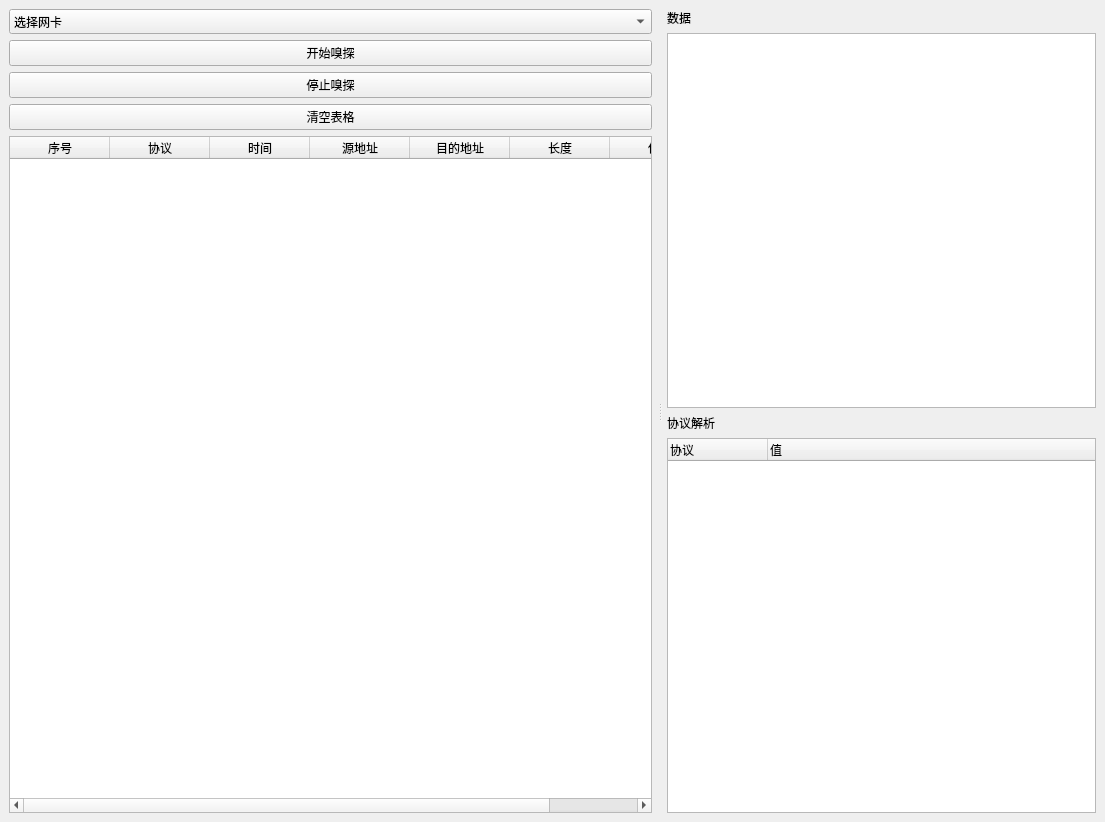
<?xml version="1.0" encoding="UTF-8"?>
<ui version="4.0">
 <class>MainWindow</class>
 <widget class="QMainWindow" name="MainWindow">
  <property name="geometry">
   <rect>
    <x>0</x>
    <y>0</y>
    <width>1105</width>
    <height>822</height>
   </rect>
  </property>
  <property name="windowTitle">
   <string>网络嗅探器 彭翰中 2022E8018682006</string>
  </property>
  <widget class="QWidget" name="centralwidget">
   <property name="font">
    <font>
     <family>苹方 中等</family>
    </font>
   </property>
   <layout class="QVBoxLayout" name="verticalLayout" stretch="12">
    <item>
     <widget class="QSplitter" name="splitter">
      <property name="font">
       <font>
        <family>苹方字体</family>
        <stylestrategy>PreferAntialias</stylestrategy>
       </font>
      </property>
      <property name="frameShape">
       <enum>QFrame::NoFrame</enum>
      </property>
      <property name="frameShadow">
       <enum>QFrame::Sunken</enum>
      </property>
      <property name="midLineWidth">
       <number>0</number>
      </property>
      <property name="orientation">
       <enum>Qt::Horizontal</enum>
      </property>
      <property name="opaqueResize">
       <bool>true</bool>
      </property>
      <property name="handleWidth">
       <number>15</number>
      </property>
      <property name="childrenCollapsible">
       <bool>true</bool>
      </property>
      <widget class="QWidget" name="table_wrapper" native="true">
       <property name="sizePolicy">
        <sizepolicy hsizetype="Preferred" vsizetype="Preferred">
         <horstretch>3</horstretch>
         <verstretch>0</verstretch>
        </sizepolicy>
       </property>
       <property name="font">
        <font>
         <family>苹方 中等</family>
        </font>
       </property>
       <layout class="QGridLayout" name="gridLayout" columnstretch="0">
        <item row="0" column="0">
         <widget class="QComboBox" name="nif_combobox">
          <item>
           <property name="text">
            <string>选择网卡</string>
           </property>
          </item>
         </widget>
        </item>
        <item row="1" column="0">
         <widget class="QPushButton" name="start_button">
          <property name="text">
           <string>开始嗅探</string>
          </property>
         </widget>
        </item>
        <item row="2" column="0">
         <widget class="QPushButton" name="stop_button">
          <property name="text">
           <string>停止嗅探</string>
          </property>
         </widget>
        </item>
        <item row="4" column="0">
         <widget class="QTableWidget" name="table">
          <property name="font">
           <font>
            <family>苹方 中等</family>
           </font>
          </property>
          <property name="midLineWidth">
           <number>2</number>
          </property>
          <property name="editTriggers">
           <set>QAbstractItemView::NoEditTriggers</set>
          </property>
          <property name="selectionBehavior">
           <enum>QAbstractItemView::SelectRows</enum>
          </property>
          <property name="rowCount">
           <number>0</number>
          </property>
          <attribute name="horizontalHeaderVisible">
           <bool>true</bool>
          </attribute>
          <attribute name="horizontalHeaderDefaultSectionSize">
           <number>100</number>
          </attribute>
          <attribute name="horizontalHeaderMinimumSectionSize">
           <number>50</number>
          </attribute>
          <attribute name="horizontalHeaderShowSortIndicator" stdset="0">
           <bool>false</bool>
          </attribute>
          <attribute name="horizontalHeaderStretchLastSection">
           <bool>false</bool>
          </attribute>
          <attribute name="verticalHeaderVisible">
           <bool>false</bool>
          </attribute>
          <column>
           <property name="text">
            <string>序号</string>
           </property>
          </column>
          <column>
           <property name="text">
            <string>协议</string>
           </property>
          </column>
          <column>
           <property name="text">
            <string>时间</string>
           </property>
          </column>
          <column>
           <property name="text">
            <string>源地址</string>
           </property>
          </column>
          <column>
           <property name="text">
            <string>目的地址</string>
           </property>
          </column>
          <column>
           <property name="text">
            <string>长度</string>
           </property>
          </column>
          <column>
           <property name="text">
            <string>信息</string>
           </property>
          </column>
         </widget>
        </item>
        <item row="3" column="0">
         <widget class="QPushButton" name="clear_button">
          <property name="text">
           <string>清空表格</string>
          </property>
         </widget>
        </item>
       </layout>
      </widget>
      <widget class="QWidget" name="right" native="true">
       <property name="sizePolicy">
        <sizepolicy hsizetype="Preferred" vsizetype="Preferred">
         <horstretch>2</horstretch>
         <verstretch>0</verstretch>
        </sizepolicy>
       </property>
       <property name="font">
        <font>
         <family>苹方 中等</family>
        </font>
       </property>
       <layout class="QGridLayout" name="gridLayout_2">
        <item row="0" column="0">
         <widget class="QLabel" name="label">
          <property name="text">
           <string>数据</string>
          </property>
         </widget>
        </item>
        <item row="1" column="0">
         <widget class="QTextBrowser" name="hex_data_text"/>
        </item>
        <item row="3" column="0">
         <widget class="QTreeWidget" name="protocal_data_tree">
          <column>
           <property name="text">
            <string notr="true">协议</string>
           </property>
          </column>
          <column>
           <property name="text">
            <string>值</string>
           </property>
          </column>
         </widget>
        </item>
        <item row="2" column="0">
         <widget class="QLabel" name="label_2">
          <property name="text">
           <string>协议解析</string>
          </property>
         </widget>
        </item>
       </layout>
      </widget>
     </widget>
    </item>
   </layout>
  </widget>
  <action name="action_start">
   <property name="checkable">
    <bool>false</bool>
   </property>
   <property name="icon">
    <iconset>
     <normaloff>img/start.png</normaloff>img/start.png</iconset>
   </property>
   <property name="text">
    <string>开始捕获</string>
   </property>
   <property name="shortcut">
    <string>Ctrl+E</string>
   </property>
  </action>
  <action name="action_help_doc">
   <property name="icon">
    <iconset>
     <normaloff>img/help.png</normaloff>img/help.png</iconset>
   </property>
   <property name="text">
    <string>帮助文档</string>
   </property>
  </action>
  <action name="action_about_sniffer">
   <property name="icon">
    <iconset>
     <normaloff>img/information.png</normaloff>img/information.png</iconset>
   </property>
   <property name="text">
    <string>关于sniffer</string>
   </property>
  </action>
  <action name="action_stop">
   <property name="icon">
    <iconset>
     <normaloff>img/stop.png</normaloff>img/stop.png</iconset>
   </property>
   <property name="text">
    <string>停止捕获</string>
   </property>
   <property name="shortcut">
    <string>Ctrl+F</string>
   </property>
  </action>
  <action name="action_restart">
   <property name="icon">
    <iconset>
     <normaloff>img/reload.png</normaloff>img/reload.png</iconset>
   </property>
   <property name="text">
    <string>重新开始</string>
   </property>
   <property name="shortcut">
    <string>Ctrl+R</string>
   </property>
  </action>
  <action name="action_clean_all">
   <property name="icon">
    <iconset>
     <normaloff>img/clear.png</normaloff>img/clear.png</iconset>
   </property>
   <property name="text">
    <string>清除全部</string>
   </property>
   <property name="toolTip">
    <string>清除全部</string>
   </property>
   <property name="shortcut">
    <string>Ctrl+C</string>
   </property>
  </action>
  <action name="action_open_file">
   <property name="icon">
    <iconset>
     <normaloff>img/file.png</normaloff>img/file.png</iconset>
   </property>
   <property name="text">
    <string>打开文件</string>
   </property>
   <property name="shortcut">
    <string>Ctrl+O</string>
   </property>
  </action>
  <action name="action_save_as">
   <property name="icon">
    <iconset>
     <normaloff>img/save.png</normaloff>img/save.png</iconset>
   </property>
   <property name="text">
    <string>另存为</string>
   </property>
   <property name="toolTip">
    <string>另存为...</string>
   </property>
   <property name="shortcut">
    <string>Ctrl+S</string>
   </property>
  </action>
  <action name="action_show_details">
   <property name="icon">
    <iconset>
     <normaloff>img/detail.png</normaloff>img/detail.png</iconset>
   </property>
   <property name="text">
    <string>显示详情</string>
   </property>
   <property name="shortcut">
    <string>Ctrl+D</string>
   </property>
  </action>
  <action name="action_filter">
   <property name="icon">
    <iconset>
     <normaloff>img/filter.png</normaloff>img/filter.png</iconset>
   </property>
   <property name="text">
    <string>过滤器</string>
   </property>
   <property name="shortcut">
    <string>Ctrl+F</string>
   </property>
  </action>
  <action name="action_reassemble">
   <property name="icon">
    <iconset>
     <normaloff>img/reassemble.png</normaloff>img/reassemble.png</iconset>
   </property>
   <property name="text">
    <string>重组</string>
   </property>
   <property name="shortcut">
    <string>Ctrl+M</string>
   </property>
  </action>
  <action name="action_tcp_to_file">
   <property name="icon">
    <iconset>
     <normaloff>img/tcpToFile.png</normaloff>img/tcpToFile.png</iconset>
   </property>
   <property name="text">
    <string>文件重组</string>
   </property>
   <property name="toolTip">
    <string>文件重组</string>
   </property>
   <property name="shortcut">
    <string>Ctrl+T</string>
   </property>
  </action>
  <action name="action_exit">
   <property name="icon">
    <iconset>
     <normaloff>img/exit.png</normaloff>img/exit.png</iconset>
   </property>
   <property name="text">
    <string>退出</string>
   </property>
   <property name="shortcut">
    <string>Ctrl+Q</string>
   </property>
   <property name="priority">
    <enum>QAction::NormalPriority</enum>
   </property>
  </action>
 </widget>
 <resources/>
 <connections/>
</ui>
